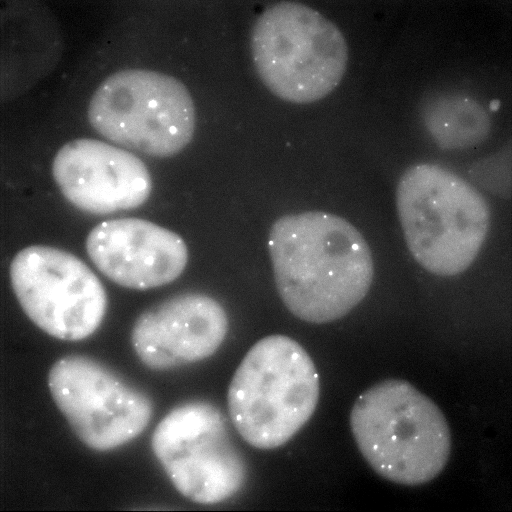
%> input picture Pattern Recognition/updatedImages/05_03_21_13h33m_13s_ms378__RPA1_1A4.tif, 512 x 512 px
$ octave --eval "result = cellCentroidLocate('Pattern Recognition/updatedImages/05_03_21_13h33m_13s_ms378__RPA1_1A4.tif');"   (GNU Octave 9; MATLAB toolbox functions it lacks are replaced by stand-ins)
%> lines starting %> are read from the running program, lines starting %| are printed output that depends on the picture; in (x1, y1, x2, y2) boxes, pixels count from 0 and x2, y2 are one past the last pixel; in counts of white or black regions, pixels touching at a corner belong together; the program's own positions count from 1
function [weightedCellCentroid, cellCentroid] = cellCentroidLocate(imageFile)
%imageFile = 'Cell 25s.tif';
I = imread(imageFile);
%> I is the input picture: size 512x512 uint16; min 0, max 65535, mean 19423.7
I_eq = adapthisteq(I);
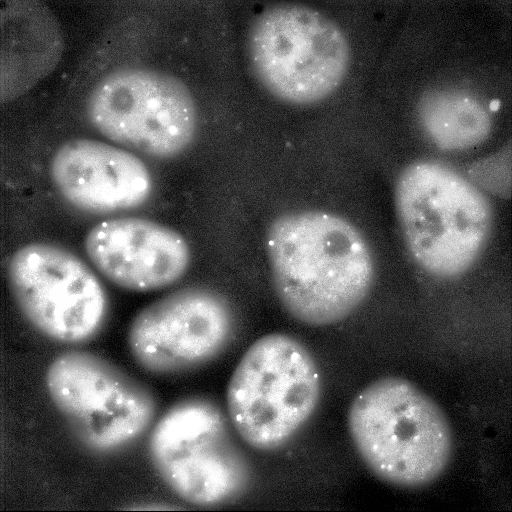
%> I_eq: size 512x512 uint16; min 0, max 65535, mean 22035.6; drawn with min black and max white
%imshow(I_eq)
bw = imbinarize(I_eq, graythresh(I_eq));
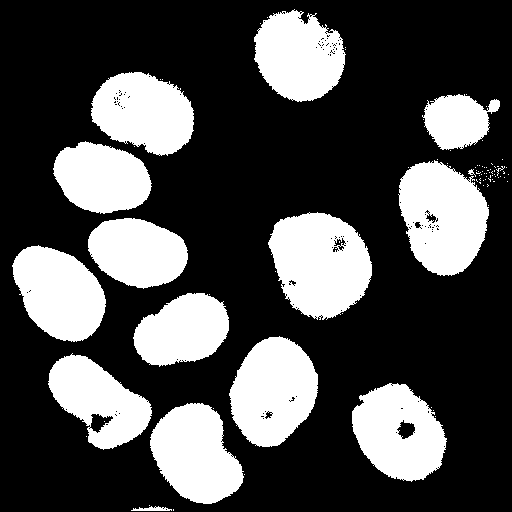
%> bw: size 512x512 logical; 30.1% white; 90 white regions (74 under 20 px), largest, box (x1, y1, x2, y2) and area: (268, 212, 372, 320) 8109, (398, 160, 489, 276) 7559, (229, 336, 318, 447) 7127
%imshow(bw)
bw2 = imfill(bw,'holes');
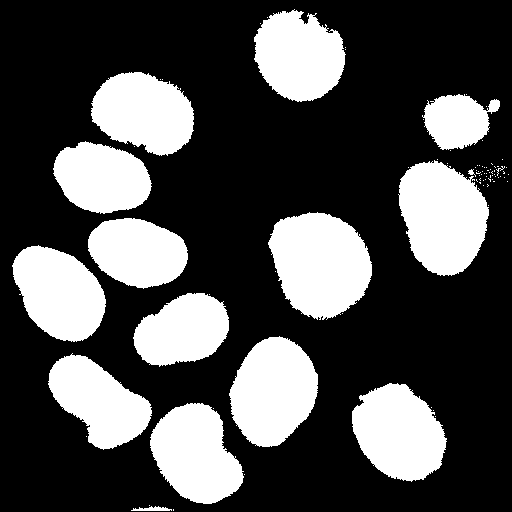
%> bw2: size 512x512 logical; 30.5% white; 88 white regions (72 under 20 px), largest, box (x1, y1, x2, y2) and area: (268, 212, 372, 320) 8242, (398, 160, 489, 276) 7687, (229, 336, 318, 447) 7176
bw3 = imopen(bw2, ones(5,5));
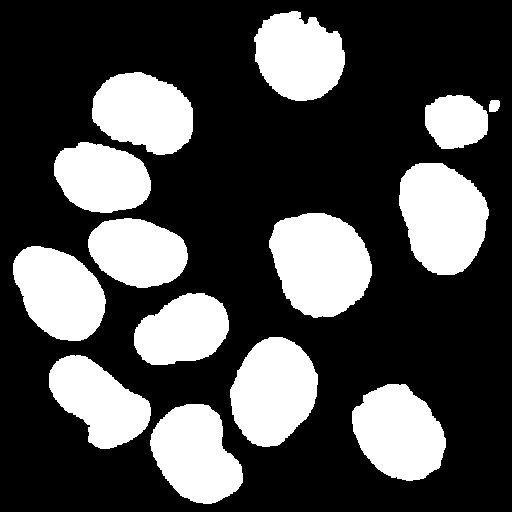
%> bw3: size 512x512 logical; 30.1% white; 14 white regions, largest, box (x1, y1, x2, y2) and area: (269, 213, 372, 318) 8161, (399, 163, 489, 275) 7596, (230, 337, 318, 447) 7139
bw4 = bwareaopen(bw3, 40);
%bw4_perim = bwperim(bw4);
%overlay1 = imoverlay(I_eq, bw4_perim, [.3 1 .3]);
%imshow(bw4)
s = regionprops(bw4,I,{'Centroid','WeightedCentroid'});
%> s = 14 regions; first 5, Centroid and WeightedCentroid: [59.9 293.7] [60.7 293.8], [99.3 402.1] [99.9 402.5], [102.5 178.6] [103.7 179.2], [138.5 252.8] [137.3 252.2], [144.4 113.3] [145.1 114.2]
%figure, imshow(I)
% title('Weighted (red) and Unweighted (blue) Centroids');
% hold on
numObj = numel(s);
%> numObj = 14
for k = 1 : numObj
    %plot(s(k).WeightedCentroid(1), s(k).WeightedCentroid(2), 'r*')
    weightedCellCentroid(k,:) = [s(k).WeightedCentroid(1), s(k).WeightedCentroid(2)];
   % plot(s(k).Centroid(1), s(k).Centroid(2), 'bo')
    cellCentroid(k,:) = [s(k).Centroid(1), s(k).Centroid(2)];
end
%> this loop made 14 passes
%> after the loop, cellCentroid = 14 rows, first 12: [59.94 293.7; 99.33 402.1; 102.5 178.6; 138.5 252.8; 144.4 113.3; 183.2 331.1; 196.2 455.1; 274 392.1; 299.5 57.07; 320.9 264.1; 399.6 433.6; 443.3 217.9]; weightedCellCentroid = 14 rows, first 12: [60.68 293.8; 99.9 402.5; 103.7 179.2; 137.3 252.2; 145.1 114.2; 182.8 331.5; 196.2 454.2; 274.1 392.1; 297.7 57.18; 320.5 263.8; 398.9 433.8; 443.9 217.9]
%> `result = cellCentroidLocate('Pattern Recognition/updatedImages/05_03_2..`: result has the same summary as weightedCellCentroid in cellCentroidLocate
end
